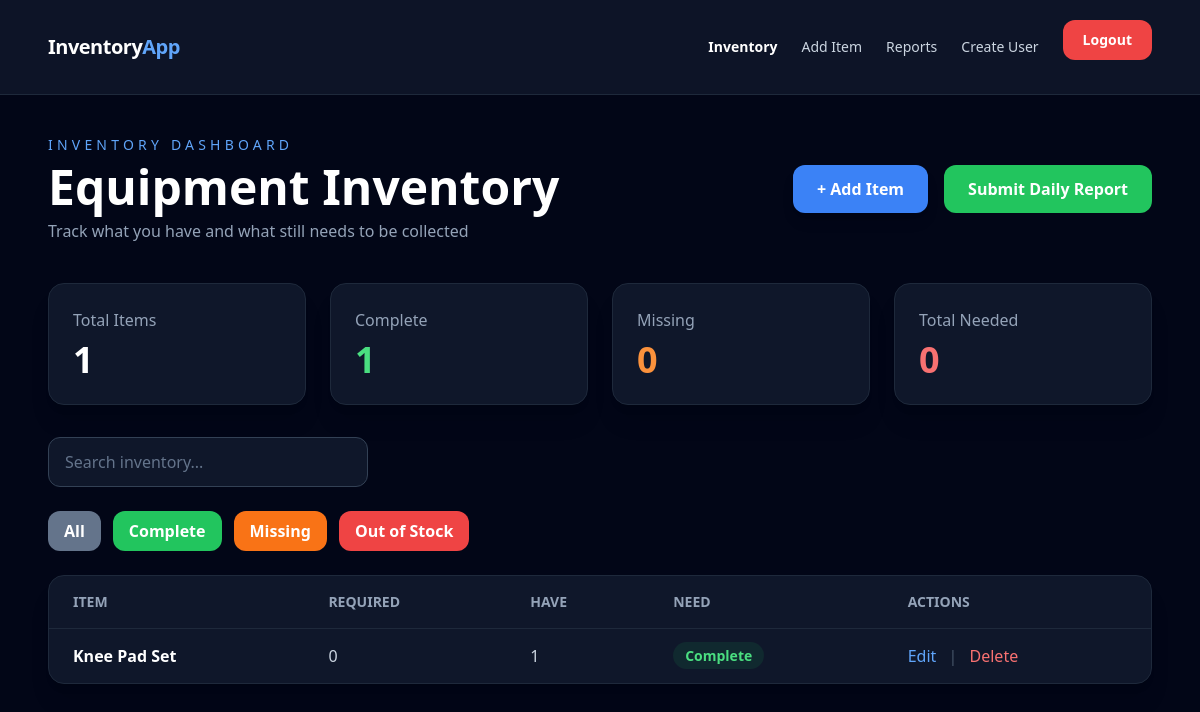
/inventory/ (signed in), run on the app's committed database.
### inventory/models.py (models this page shows, shortened)
class InventoryItem(models.Model):
    ITEM_CHOICES = [
        ("Gloves Set", "Gloves Set"),
        ("Hose Head", "Hose Head"),
        ("Knee Pad Set", "Knee Pad Set"),
        ("Pro Grip", "Pro Grip"),
        ("Orange Soap", "Orange Soap"),
        ("Mini Roller", "Mini Roller"),
        ("Paver", "Paver"),
        ("Mini Brushes", "Mini Brushes"),
        ("Scrapers", "Scrapers"),
        ("Flat Head", "Flat Head"),
        ("Scissors", "Scissors"),
        ("Bottle", "Bottle"),
        ("Brushes", "Brushes"),
        ("Buckets", "Buckets"),
        ("Sealing Buckets", "Sealing Buckets"),
        ("Rocks", "Rocks"),
        ("Masks", "Masks"),
        ("Guns", "Guns"),
        ("Battery", "Battery"),
        ("Safety Glasses", "Safety Glasses"),
        ("New Brushes", "Brushes"),
        ("Clear Seal Bucket", "Clear Seal Bucket"),
        ("Garbage Bags", "Garbage Bags"),
        ("Heads for Roller", "Heads for Roller"),
        ("Head for Mini Roller", "Head for Mini Roller"),
        ("Respirator", "Respirator"),
        ("Pebbles", "Pebbles"),
        ("Crack Fill", "Crack Fill"),
    ]
    item_name = models.CharField(max_length=100, choices=ITEM_CHOICES)
    quantity_required = models.PositiveIntegerField(default=0)
    quantity_have = models.PositiveIntegerField(default=0)
    category = models.CharField(max_length=100, blank=True)
    notes = models.TextField(blank=True)
    updated_at = models.DateTimeField(auto_now=True)
    @property
    def quantity_needed(self):
        return max(0, self.quantity_required - self.quantity_have)

### inventory/views.py (the view)
# urls.py: path("", views.inventory_list, name="inventory_list"),
@login_required
def inventory_list(request):
    query = request.GET.get("q", "")
    status = request.GET.get("status", "")
    qty_needed_expr = ExpressionWrapper(
        F("quantity_required") - F("quantity_have"),
        output_field=IntegerField(),
    )
    items = InventoryItem.objects.annotate(qty_needed_db=qty_needed_expr)
    if query:
        items = items.filter(item_name__icontains=query)
    if status == "complete":
        items = items.filter(qty_needed_db__lte=0)
    elif status == "missing":
        items = items.filter(qty_needed_db__gt=0)
    elif status == "out":
        items = items.filter(quantity_have=0)
    items = list(items)
    complete_count = sum(1 for item in items if item.quantity_needed == 0)
    missing_count = sum(1 for item in items if item.quantity_needed > 0)
    total_needed = sum(item.quantity_needed for item in items)
    return render(request, "inventory/inventory_list.html", {
        "items": items,
        "query": query,
        "status": status,
        "complete_count": complete_count,
        "missing_count": missing_count,
        "total_needed": total_needed,
    })

### templates/inventory/inventory_list.html (shortened to what this page needs)
{% extends "base.html" %}
{% block content %}
<section class="mb-10 flex flex-col gap-6 md:flex-row md:items-center md:justify-between">
    <div>
        <p class="text-sm uppercase tracking-[0.3em] text-blue-400">
            Inventory Dashboard
        </p>
        <h1 class="mt-2 text-5xl font-bold text-white">
            Equipment Inventory
        </h1>
        <p class="mt-2 text-slate-400">
            Track what you have and what still needs to be collected
        </p>
    </div>
    <div class="flex items-center gap-4">
        {% if request.user.is_staff %}
        <a href="{% url 'inventory_create' %}"
            class="rounded-xl bg-blue-500 px-6 py-3 text-center font-semibold text-white shadow-lg hover:bg-blue-600">
            + Add Item
        </a>
        {% endif %}
        {% if request.user.is_staff %}
            <form method="post" action="{% url 'submit_daily_report' %}" class="m-0">
                <button type="submit"
                        class="rounded-xl bg-green-500 px-6 py-3 font-semibold text-white hover:bg-green-600">
                    Submit Daily Report
                </button>
            </form>
        {% endif %}
    </div>
</section>
<section class="mb-8 grid gap-6 md:grid-cols-4">
    <div class="rounded-2xl border border-slate-800 bg-slate-900 p-6 shadow-xl">
        <p class="text-slate-400">Total Items</p>
        <h2 class="mt-2 text-4xl font-bold text-white">
            {{ items|length }}
        </h2>
    </div>
    <div class="rounded-2xl border border-slate-800 bg-slate-900 p-6 shadow-xl">
        <p class="text-slate-400">Complete</p>
        <h2 class="mt-2 text-4xl font-bold text-green-400">
            {{ complete_count }}
        </h2>
    </div>
    <div class="rounded-2xl border border-slate-800 bg-slate-900 p-6 shadow-xl">
        <p class="text-slate-400">Missing</p>
        <h2 class="mt-2 text-4xl font-bold text-orange-400">
            {{ missing_count }}
        </h2>
    </div>
    <div class="rounded-2xl border border-slate-800 bg-slate-900 p-6 shadow-xl">
        <p class="text-slate-400">Total Needed</p>
        <h2 class="mt-2 text-4xl font-bold text-red-400">
            {{ total_needed }}
        </h2>
    </div>
</section>
<section class="mb-6">
    <form method="get">
        <input type="text" name="q" value="{{ query }}" placeholder="Search inventory..."
            class="w-full rounded-xl border border-slate-700 bg-slate-900 px-4 py-3 text-white placeholder-slate-500 focus:border-blue-500 focus:outline-none md:w-80">
    </form>
</section>
<section class="mb-6 flex flex-wrap gap-3">
    <a href="?q={{ query }}"
        class="rounded-xl px-4 py-2 font-semibold text-white {% if not status %}bg-slate-500{% else %}bg-slate-700 hover:bg-slate-600{% endif %}">
        All
    </a>
    <a href="?q={{ query }}&status=complete"
        class="rounded-xl px-4 py-2 font-semibold text-white {% if status == 'complete' %}bg-green-600{% else %}bg-green-500 hover:bg-green-600{% endif %}">
        Complete
    </a>
    <a href="?q={{ query }}&status=missing"
        class="rounded-xl px-4 py-2 font-semibold text-white {% if status == 'missing' %}bg-orange-600{% else %}bg-orange-500 hover:bg-orange-600{% endif %}">
        Missing
    </a>
    <a href="?q={{ query }}&status=out"
        class="rounded-xl px-4 py-2 font-semibold text-white {% if status == 'out' %}bg-red-600{% else %}bg-red-500 hover:bg-red-600{% endif %}">
        Out of Stock
    </a>
</section>
<section class="rounded-2xl border border-slate-800 bg-slate-900 shadow-xl">
    <div class="hidden overflow-x-auto md:block">
        <table class="w-full text-left">
            <thead class="border-b border-slate-800 text-sm uppercase text-slate-400">
                <tr>
                    <th class="px-6 py-4">Item</th>
                    <th class="px-6 py-4">Required</th>
                    <th class="px-6 py-4">Have</th>
                    <th class="px-6 py-4">Need</th>
                    <th class="px-6 py-4">Actions</th>
                </tr>
            </thead>
            <tbody class="divide-y divide-slate-800">
                {% for item in items %}
                <tr class="hover:bg-slate-800/60">
                    <td class="px-6 py-4 font-semibold text-white">{{ item.item_name }}</td>
                    <td class="px-6 py-4 text-slate-300">{{ item.quantity_required }}</td>
                    <td class="px-6 py-4 text-slate-300">{{ item.quantity_have }}</td>
                    <td class="px-6 py-4">
                        {% if item.quantity_needed == 0 %}
                        <span
                            class="rounded-full bg-green-500/10 px-3 py-1 text-sm font-semibold text-green-400">Complete</span>
                        {% else %}
                        <span class="rounded-full bg-orange-500/10 px-3 py-1 text-sm font-semibold text-orange-400">Need
                            {{ item.quantity_needed }}</span>
                        {% endif %}
                    </td>
                    <td class="px-6 py-4">
                        {% if request.user.is_staff %}
                        <a class="text-blue-400 hover:text-blue-300"
                            href="{% url 'inventory_update' item.pk %}">Edit</a>
                        <span class="mx-2 text-slate-600">|</span>
                        <a class="text-red-400 hover:text-red-300"
                            href="{% url 'inventory_delete' item.pk %}">Delete</a>
                        {% else %}
                        <span class="text-slate-600">—</span>
                        {% endif %}
                    </td>
                </tr>
                {% endfor %}
            </tbody>
        </table>
    </div>
</section>
{% endblock %}

### data on the page
InventoryItem: item_name "Knee Pad Set", quantity_required "0", quantity_have "1", shows "Complete"

### other printed values
{{ items|length }} "1"
{{ complete_count }} "1"
{{ missing_count }} "0"
{{ total_needed }} "0"
